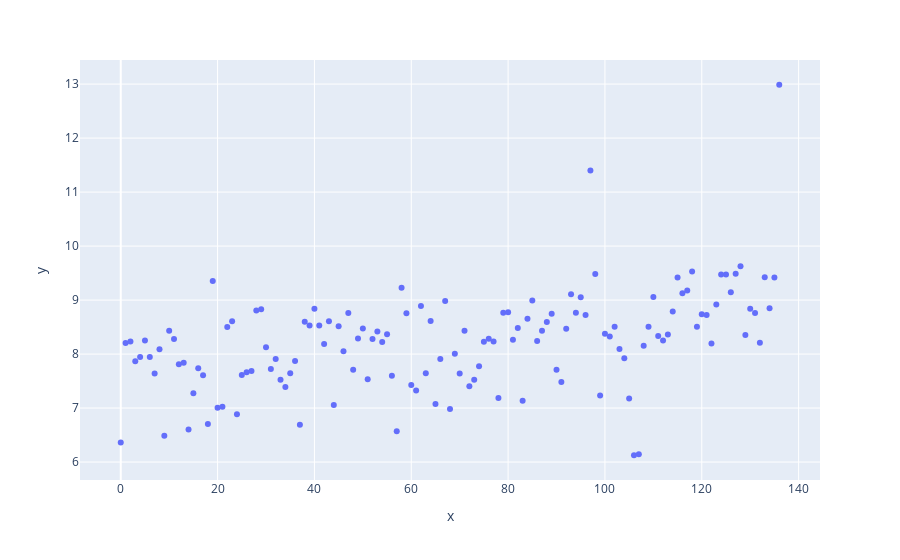
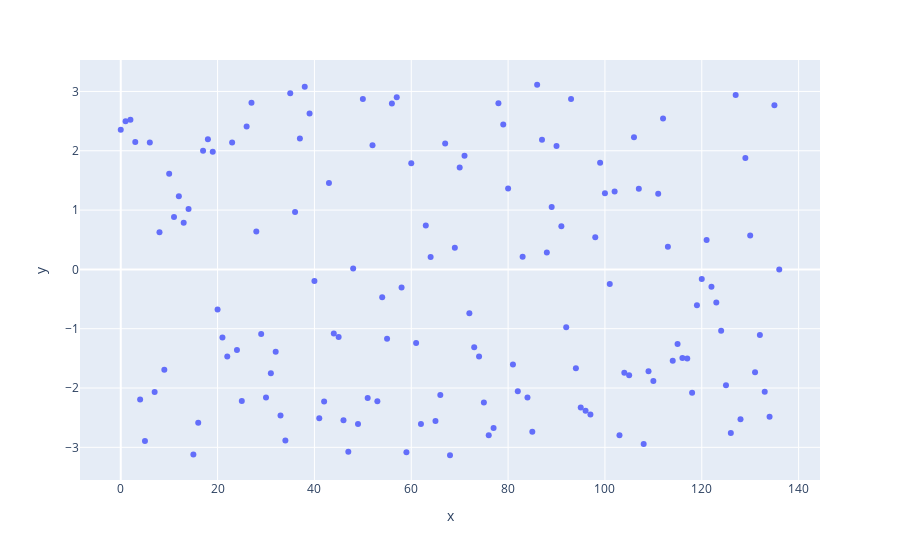

Source (notebook cell) for these figures, in order:
### Code cell
amount_per_day = df_summons.groupby("VIOLATION_DATE").size()
amount_per_day = fill_empty_days(amount_per_day)
days_band_pass = execute_bandpass_filter(amount_per_day['amount'], freqs_to_take=2, display_fft=True)

### Figure 1 — Plotly figure (JSON) as saved in the notebook; plotly's stock layout.template omitted (floating-point values rounded to 4 significant figures; data arrays with more than 128 entries replaced by an {"elided": "..."} marker saying what was removed)
{"data": [{"hovertemplate": "x=%{x}<br>y=%{y}<extra></extra>", "legendgroup": "", "marker": {"color": "#636efa", "symbol": "circle"}, "mode": "markers", "name": "", "orientation": "v", "showlegend": false, "x": {"elided": "137 int values"}, "xaxis": "x", "y": {"elided": "137 float values"}, "yaxis": "y", "type": "scatter"}], "layout": {"xaxis": {"anchor": "y", "domain": [0.0, 1.0], "title": {"text": "x"}}, "yaxis": {"anchor": "x", "domain": [0.0, 1.0], "title": {"text": "y"}}, "legend": {"tracegroupgap": 0}, "margin": {"t": 60}}}

### Figure 2 — Plotly figure (JSON) as saved in the notebook; plotly's stock layout.template omitted (floating-point values rounded to 4 significant figures; data arrays with more than 128 entries replaced by an {"elided": "..."} marker saying what was removed)
{"data": [{"hovertemplate": "x=%{x}<br>y=%{y}<extra></extra>", "legendgroup": "", "marker": {"color": "#636efa", "symbol": "circle"}, "mode": "markers", "name": "", "orientation": "v", "showlegend": false, "x": {"elided": "137 int values"}, "xaxis": "x", "y": {"elided": "137 float values"}, "yaxis": "y", "type": "scatter"}], "layout": {"xaxis": {"anchor": "y", "domain": [0.0, 1.0], "title": {"text": "x"}}, "yaxis": {"anchor": "x", "domain": [0.0, 1.0], "title": {"text": "y"}}, "legend": {"tracegroupgap": 0}, "margin": {"t": 60}}}
